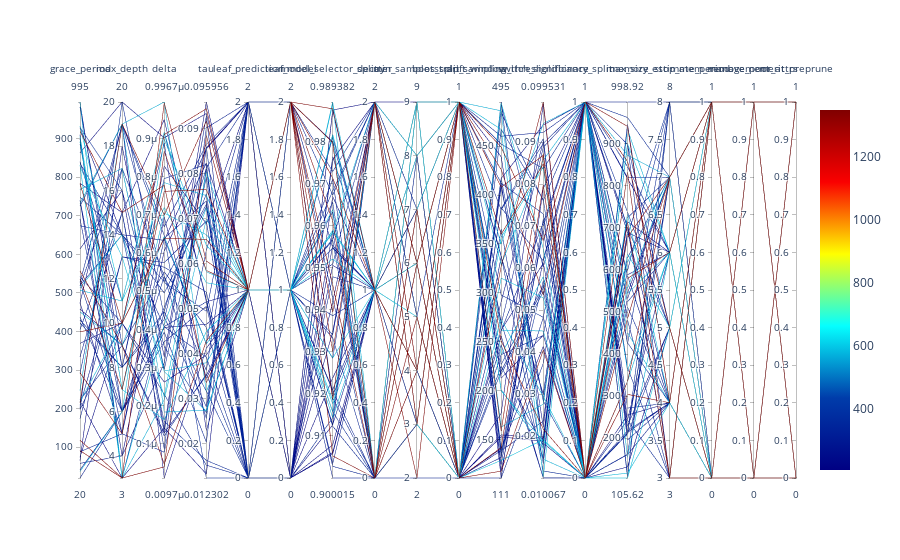

The notebook cell saved with this chart:
### Markdown cell above
## Parallel Coordinates Plots

### Code cell
spot_tuner.parallel_plot()
